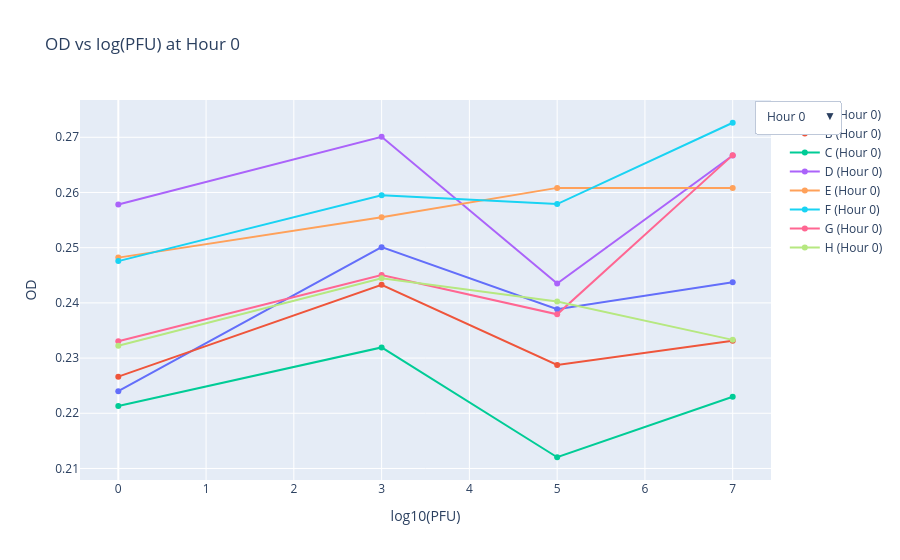

Notebook source saved alongside this figure:
### Code cell
import pandas as pd
import numpy as np
import plotly.graph_objects as go

# PFU values and log10 for x-axis
pfu = [0, 1e3, 1e5, 1e7]
x_val = [0 if p==0 else np.log10(p) for p in pfu]

bio_reps = list('ABCDEFGH')

# Prepare traces for all hours
fig = go.Figure()

for time_idx, row in df_hourly.iterrows():
    if time_idx > 15:
        break

    avg_dict = {}

    for letter in bio_reps:
        table = df_hourly.filter(regex=f'^{letter}')
        table_avg = pd.DataFrame({
            i: table.iloc[:, i*3:(i+1)*3].mean(axis=1) for i in range(4)
        })
        avg_dict[letter] = table_avg.loc[time_idx].values

    # Add a trace for each bio replicate at this hour
    for letter in bio_reps:
        fig.add_trace(
            go.Scatter(
                x=x_val,
                y=avg_dict[letter],
                mode='lines+markers',
                name=f'{letter} (Hour {time_idx})',
                visible=(time_idx==0)  # only hour 0 visible initially
            )
        )

# Create dropdown buttons for each hour
buttons = []
for time_idx in range(16):
    visible = []
    for h in range(16):
        for _ in bio_reps:
            visible.append(h == time_idx)
    buttons.append(dict(
        label=f'Hour {time_idx}',
        method='update',
        args=[{'visible': visible},
              {'title': f'OD vs log(PFU) at Hour {time_idx}'}]
    ))

fig.update_layout(
    updatemenus=[dict(active=0, buttons=buttons, x=1.1, y=1)],
    xaxis_title='log10(PFU)',
    yaxis_title='OD',
    title='OD vs log(PFU) at Hour 0'
)

fig.show()

### Figure 1 — Plotly figure (JSON) as saved in the notebook; plotly's stock layout.template omitted (floating-point values rounded to 4 significant figures)
{"data": [{"mode": "lines+markers", "name": "A (Hour 0)", "type": "scatter", "visible": true, "x": [0, 3, 5, 7], "y": [0.224, 0.2501, 0.2389, 0.2437]}, {"mode": "lines+markers", "name": "B (Hour 0)", "type": "scatter", "visible": true, "x": [0, 3, 5, 7], "y": [0.2266, 0.2433, 0.2288, 0.2331]}, {"mode": "lines+markers", "name": "C (Hour 0)", "type": "scatter", "visible": true, "x": [0, 3, 5, 7], "y": [0.2213, 0.2319, 0.212, 0.223]}, {"mode": "lines+markers", "name": "D (Hour 0)", "type": "scatter", "visible": true, "x": [0, 3, 5, 7], "y": [0.2578, 0.2701, 0.2435, 0.2667]}, {"mode": "lines+markers", "name": "E (Hour 0)", "type": "scatter", "visible": true, "x": [0, 3, 5, 7], "y": [0.2482, 0.2555, 0.2608, 0.2608]}, {"mode": "lines+markers", "name": "F (Hour 0)", "type": "scatter", "visible": true, "x": [0, 3, 5, 7], "y": [0.2476, 0.2595, 0.2579, 0.2726]}, {"mode": "lines+markers", "name": "G (Hour 0)", "type": "scatter", "visible": true, "x": [0, 3, 5, 7], "y": [0.233, 0.245, 0.2379, 0.2668]}, {"mode": "lines+markers", "name": "H (Hour 0)", "type": "scatter", "visible": true, "x": [0, 3, 5, 7], "y": [0.2322, 0.2445, 0.2402, 0.2333]}, {"mode": "lines+markers", "name": "A (Hour 1)", "type": "scatter", "visible": false, "x": [0, 3, 5, 7], "y": [0.2458, 0.2627, 0.2501, 0.2509]}, {"mode": "lines+markers", "name": "B (Hour 1)", "type": "scatter", "visible": false, "x": [0, 3, 5, 7], "y": [0.243, 0.2521, 0.2321, 0.2347]}, {"mode": "lines+markers", "name": "C (Hour 1)", "type": "scatter", "visible": false, "x": [0, 3, 5, 7], "y": [0.2256, 0.2358, 0.2201, 0.2248]}, {"mode": "lines+markers", "name": "D (Hour 1)", "type": "scatter", "visible": false, "x": [0, 3, 5, 7], "y": [0.2681, 0.2759, 0.2469, 0.2683]}, {"mode": "lines+markers", "name": "E (Hour 1)", "type": "scatter", "visible": false, "x": [0, 3, 5, 7], "y": [0.257, 0.2604, 0.276, 0.264]}, {"mode": "lines+markers", "name": "F (Hour 1)", "type": "scatter", "visible": false, "x": [0, 3, 5, 7], "y": [0.2626, 0.2627, 0.2625, 0.2755]}, {"mode": "lines+markers", "name": "G (Hour 1)", "type": "scatter", "visible": false, "x": [0, 3, 5, 7], "y": [0.2388, 0.2485, 0.2411, 0.2625]}, {"mode": "lines+markers", "name": "H (Hour 1)", "type": "scatter", "visible": false, "x": [0, 3, 5, 7], "y": [0.2382, 0.2489, 0.2431, 0.2423]}, {"mode": "lines+markers", "name": "A (Hour 2)", "type": "scatter", "visible": false, "x": [0, 3, 5, 7], "y": [0.2608, 0.2716, 0.2631, 0.2539]}, {"mode": "lines+markers", "name": "B (Hour 2)", "type": "scatter", "visible": false, "x": [0, 3, 5, 7], "y": [0.2601, 0.2665, 0.2457, 0.2406]}, {"mode": "lines+markers", "name": "C (Hour 2)", "type": "scatter", "visible": false, "x": [0, 3, 5, 7], "y": [0.2442, 0.2507, 0.2368, 0.2279]}, {"mode": "lines+markers", "name": "D (Hour 2)", "type": "scatter", "visible": false, "x": [0, 3, 5, 7], "y": [0.2855, 0.2932, 0.2617, 0.275]}, {"mode": "lines+markers", "name": "E (Hour 2)", "type": "scatter", "visible": false, "x": [0, 3, 5, 7], "y": [0.2743, 0.2756, 0.2913, 0.2723]}, {"mode": "lines+markers", "name": "F (Hour 2)", "type": "scatter", "visible": false, "x": [0, 3, 5, 7], "y": [0.2803, 0.2778, 0.2757, 0.2765]}, {"mode": "lines+markers", "name": "G (Hour 2)", "type": "scatter", "visible": false, "x": [0, 3, 5, 7], "y": [0.256, 0.2638, 0.2573, 0.258]}, {"mode": "lines+markers", "name": "H (Hour 2)", "type": "scatter", "visible": false, "x": [0, 3, 5, 7], "y": [0.2526, 0.2661, 0.258, 0.2455]}, {"mode": "lines+markers", "name": "A (Hour 3)", "type": "scatter", "visible": false, "x": [0, 3, 5, 7], "y": [0.2805, 0.2836, 0.2771, 0.2405]}, {"mode": "lines+markers", "name": "B (Hour 3)", "type": "scatter", "visible": false, "x": [0, 3, 5, 7], "y": [0.2782, 0.2864, 0.2617, 0.2266]}, {"mode": "lines+markers", "name": "C (Hour 3)", "type": "scatter", "visible": false, "x": [0, 3, 5, 7], "y": [0.2636, 0.2691, 0.2508, 0.2107]}, {"mode": "lines+markers", "name": "D (Hour 3)", "type": "scatter", "visible": false, "x": [0, 3, 5, 7], "y": [0.3037, 0.3142, 0.2778, 0.269]}, {"mode": "lines+markers", "name": "E (Hour 3)", "type": "scatter", "visible": false, "x": [0, 3, 5, 7], "y": [0.2933, 0.2956, 0.3095, 0.2587]}, {"mode": "lines+markers", "name": "F (Hour 3)", "type": "scatter", "visible": false, "x": [0, 3, 5, 7], "y": [0.298, 0.2959, 0.2916, 0.2553]}, {"mode": "lines+markers", "name": "G (Hour 3)", "type": "scatter", "visible": false, "x": [0, 3, 5, 7], "y": [0.2766, 0.2826, 0.2733, 0.2357]}, {"mode": "lines+markers", "name": "H (Hour 3)", "type": "scatter", "visible": false, "x": [0, 3, 5, 7], "y": [0.2689, 0.2851, 0.2733, 0.231]}, {"mode": "lines+markers", "name": "A (Hour 4)", "type": "scatter", "visible": false, "x": [0, 3, 5, 7], "y": [0.302, 0.2969, 0.2852, 0.2133]}, {"mode": "lines+markers", "name": "B (Hour 4)", "type": "scatter", "visible": false, "x": [0, 3, 5, 7], "y": [0.2976, 0.3069, 0.2702, 0.2043]}, {"mode": "lines+markers", "name": "C (Hour 4)", "type": "scatter", "visible": false, "x": [0, 3, 5, 7], "y": [0.2842, 0.2903, 0.2531, 0.1882]}, {"mode": "lines+markers", "name": "D (Hour 4)", "type": "scatter", "visible": false, "x": [0, 3, 5, 7], "y": [0.3234, 0.3374, 0.2888, 0.2501]}, {"mode": "lines+markers", "name": "E (Hour 4)", "type": "scatter", "visible": false, "x": [0, 3, 5, 7], "y": [0.3141, 0.3157, 0.3291, 0.2367]}, {"mode": "lines+markers", "name": "F (Hour 4)", "type": "scatter", "visible": false, "x": [0, 3, 5, 7], "y": [0.3193, 0.3158, 0.3184, 0.226]}, {"mode": "lines+markers", "name": "G (Hour 4)", "type": "scatter", "visible": false, "x": [0, 3, 5, 7], "y": [0.299, 0.3051, 0.2832, 0.205]}, {"mode": "lines+markers", "name": "H (Hour 4)", "type": "scatter", "visible": false, "x": [0, 3, 5, 7], "y": [0.2873, 0.3058, 0.2855, 0.1951]}, {"mode": "lines+markers", "name": "A (Hour 5)", "type": "scatter", "visible": false, "x": [0, 3, 5, 7], "y": [0.3225, 0.3125, 0.2763, 0.1913]}, {"mode": "lines+markers", "name": "B (Hour 5)", "type": "scatter", "visible": false, "x": [0, 3, 5, 7], "y": [0.317, 0.3246, 0.2583, 0.194]}, {"mode": "lines+markers", "name": "C (Hour 5)", "type": "scatter", "visible": false, "x": [0, 3, 5, 7], "y": [0.3067, 0.3088, 0.2329, 0.1807]}, {"mode": "lines+markers", "name": "D (Hour 5)", "type": "scatter", "visible": false, "x": [0, 3, 5, 7], "y": [0.3445, 0.359, 0.2826, 0.2291]}, {"mode": "lines+markers", "name": "E (Hour 5)", "type": "scatter", "visible": false, "x": [0, 3, 5, 7], "y": [0.3372, 0.3374, 0.3238, 0.2157]}, {"mode": "lines+markers", "name": "F (Hour 5)", "type": "scatter", "visible": false, "x": [0, 3, 5, 7], "y": [0.344, 0.3375, 0.3034, 0.2007]}, {"mode": "lines+markers", "name": "G (Hour 5)", "type": "scatter", "visible": false, "x": [0, 3, 5, 7], "y": [0.3242, 0.3269, 0.2723, 0.1862]}, {"mode": "lines+markers", "name": "H (Hour 5)", "type": "scatter", "visible": false, "x": [0, 3, 5, 7], "y": [0.3069, 0.3277, 0.2845, 0.1736]}, {"mode": "lines+markers", "name": "A (Hour 6)", "type": "scatter", "visible": false, "x": [0, 3, 5, 7], "y": [0.3408, 0.3229, 0.2499, 0.1839]}, {"mode": "lines+markers", "name": "B (Hour 6)", "type": "scatter", "visible": false, "x": [0, 3, 5, 7], "y": [0.3383, 0.3294, 0.2305, 0.1938]}, {"mode": "lines+markers", "name": "C (Hour 6)", "type": "scatter", "visible": false, "x": [0, 3, 5, 7], "y": [0.3301, 0.3224, 0.2102, 0.1792]}, {"mode": "lines+markers", "name": "D (Hour 6)", "type": "scatter", "visible": false, "x": [0, 3, 5, 7], "y": [0.3691, 0.3807, 0.2611, 0.2195]}, {"mode": "lines+markers", "name": "E (Hour 6)", "type": "scatter", "visible": false, "x": [0, 3, 5, 7], "y": [0.3629, 0.3589, 0.3051, 0.2116]}, {"mode": "lines+markers", "name": "F (Hour 6)", "type": "scatter", "visible": false, "x": [0, 3, 5, 7], "y": [0.3708, 0.3591, 0.2826, 0.1954]}, {"mode": "lines+markers", "name": "G (Hour 6)", "type": "scatter", "visible": false, "x": [0, 3, 5, 7], "y": [0.3505, 0.3491, 0.2378, 0.1799]}, {"mode": "lines+markers", "name": "H (Hour 6)", "type": "scatter", "visible": false, "x": [0, 3, 5, 7], "y": [0.3296, 0.3502, 0.2587, 0.1691]}, {"mode": "lines+markers", "name": "A (Hour 7)", "type": "scatter", "visible": false, "x": [0, 3, 5, 7], "y": [0.3626, 0.3236, 0.2216, 0.1806]}, {"mode": "lines+markers", "name": "B (Hour 7)", "type": "scatter", "visible": false, "x": [0, 3, 5, 7], "y": [0.3582, 0.306, 0.2196, 0.1933]}, {"mode": "lines+markers", "name": "C (Hour 7)", "type": "scatter", "visible": false, "x": [0, 3, 5, 7], "y": [0.3546, 0.3141, 0.2044, 0.1773]}, {"mode": "lines+markers", "name": "D (Hour 7)", "type": "scatter", "visible": false, "x": [0, 3, 5, 7], "y": [0.3912, 0.3888, 0.241, 0.216]}, {"mode": "lines+markers", "name": "E (Hour 7)", "type": "scatter", "visible": false, "x": [0, 3, 5, 7], "y": [0.3886, 0.3705, 0.2764, 0.209]}, {"mode": "lines+markers", "name": "F (Hour 7)", "type": "scatter", "visible": false, "x": [0, 3, 5, 7], "y": [0.3945, 0.371, 0.2469, 0.1918]}, {"mode": "lines+markers", "name": "G (Hour 7)", "type": "scatter", "visible": false, "x": [0, 3, 5, 7], "y": [0.3756, 0.3621, 0.2148, 0.1769]}, {"mode": "lines+markers", "name": "H (Hour 7)", "type": "scatter", "visible": false, "x": [0, 3, 5, 7], "y": [0.3503, 0.3604, 0.2202, 0.1664]}, {"mode": "lines+markers", "name": "A (Hour 8)", "type": "scatter", "visible": false, "x": [0, 3, 5, 7], "y": [0.3812, 0.2987, 0.2062, 0.1781]}, {"mode": "lines+markers", "name": "B (Hour 8)", "type": "scatter", "visible": false, "x": [0, 3, 5, 7], "y": [0.3764, 0.2651, 0.2182, 0.191]}, {"mode": "lines+markers", "name": "C (Hour 8)", "type": "scatter", "visible": false, "x": [0, 3, 5, 7], "y": [0.3757, 0.277, 0.203, 0.175]}, {"mode": "lines+markers", "name": "D (Hour 8)", "type": "scatter", "visible": false, "x": [0, 3, 5, 7], "y": [0.4108, 0.3758, 0.2348, 0.2139]}, {"mode": "lines+markers", "name": "E (Hour 8)", "type": "scatter", "visible": false, "x": [0, 3, 5, 7], "y": [0.41, 0.3605, 0.2615, 0.2069]}, {"mode": "lines+markers", "name": "F (Hour 8)", "type": "scatter", "visible": false, "x": [0, 3, 5, 7], "y": [0.4176, 0.3665, 0.2319, 0.189]}, {"mode": "lines+markers", "name": "G (Hour 8)", "type": "scatter", "visible": false, "x": [0, 3, 5, 7], "y": [0.4033, 0.3561, 0.2086, 0.1743]}, {"mode": "lines+markers", "name": "H (Hour 8)", "type": "scatter", "visible": false, "x": [0, 3, 5, 7], "y": [0.3722, 0.3503, 0.2075, 0.1629]}, {"mode": "lines+markers", "name": "A (Hour 9)", "type": "scatter", "visible": false, "x": [0, 3, 5, 7], "y": [0.403, 0.2585, 0.2033, 0.1751]}, {"mode": "lines+markers", "name": "B (Hour 9)", "type": "scatter", "visible": false, "x": [0, 3, 5, 7], "y": [0.3958, 0.2493, 0.216, 0.1877]}, {"mode": "lines+markers", "name": "C (Hour 9)", "type": "scatter", "visible": false, "x": [0, 3, 5, 7], "y": [0.3977, 0.2474, 0.2002, 0.1713]}, {"mode": "lines+markers", "name": "D (Hour 9)", "type": "scatter", "visible": false, "x": [0, 3, 5, 7], "y": [0.4308, 0.3342, 0.2337, 0.2107]}, {"mode": "lines+markers", "name": "E (Hour 9)", "type": "scatter", "visible": false, "x": [0, 3, 5, 7], "y": [0.432, 0.3274, 0.2555, 0.2032]}, {"mode": "lines+markers", "name": "F (Hour 9)", "type": "scatter", "visible": false, "x": [0, 3, 5, 7], "y": [0.4384, 0.333, 0.2276, 0.1849]}, {"mode": "lines+markers", "name": "G (Hour 9)", "type": "scatter", "visible": false, "x": [0, 3, 5, 7], "y": [0.4259, 0.3163, 0.2052, 0.1699]}, {"mode": "lines+markers", "name": "H (Hour 9)", "type": "scatter", "visible": false, "x": [0, 3, 5, 7], "y": [0.3961, 0.3042, 0.2044, 0.1581]}, {"mode": "lines+markers", "name": "A (Hour 10)", "type": "scatter", "visible": false, "x": [0, 3, 5, 7], "y": [0.4215, 0.233, 0.2011, 0.1718]}, {"mode": "lines+markers", "name": "B (Hour 10)", "type": "scatter", "visible": false, "x": [0, 3, 5, 7], "y": [0.4135, 0.2464, 0.2132, 0.1839]}, {"mode": "lines+markers", "name": "C (Hour 10)", "type": "scatter", "visible": false, "x": [0, 3, 5, 7], "y": [0.4165, 0.2418, 0.1979, 0.1672]}, {"mode": "lines+markers", "name": "D (Hour 10)", "type": "scatter", "visible": false, "x": [0, 3, 5, 7], "y": [0.4488, 0.2973, 0.2314, 0.207]}, {"mode": "lines+markers", "name": "E (Hour 10)", "type": "scatter", "visible": false, "x": [0, 3, 5, 7], "y": [0.4512, 0.2864, 0.2526, 0.1989]}, {"mode": "lines+markers", "name": "F (Hour 10)", "type": "scatter", "visible": false, "x": [0, 3, 5, 7], "y": [0.4581, 0.2854, 0.224, 0.1798]}, {"mode": "lines+markers", "name": "G (Hour 10)", "type": "scatter", "visible": false, "x": [0, 3, 5, 7], "y": [0.4477, 0.2674, 0.2022, 0.1653]}, {"mode": "lines+markers", "name": "H (Hour 10)", "type": "scatter", "visible": false, "x": [0, 3, 5, 7], "y": [0.416, 0.2557, 0.2016, 0.1522]}, {"mode": "lines+markers", "name": "A (Hour 11)", "type": "scatter", "visible": false, "x": [0, 3, 5, 7], "y": [0.4416, 0.2253, 0.1992, 0.1681]}, {"mode": "lines+markers", "name": "B (Hour 11)", "type": "scatter", "visible": false, "x": [0, 3, 5, 7], "y": [0.4319, 0.2441, 0.2107, 0.1807]}, {"mode": "lines+markers", "name": "C (Hour 11)", "type": "scatter", "visible": false, "x": [0, 3, 5, 7], "y": [0.4372, 0.24, 0.1957, 0.1637]}, {"mode": "lines+markers", "name": "D (Hour 11)", "type": "scatter", "visible": false, "x": [0, 3, 5, 7], "y": [0.4694, 0.288, 0.229, 0.2032]}, {"mode": "lines+markers", "name": "E (Hour 11)", "type": "scatter", "visible": false, "x": [0, 3, 5, 7], "y": [0.4727, 0.2701, 0.2494, 0.1955]}, {"mode": "lines+markers", "name": "F (Hour 11)", "type": "scatter", "visible": false, "x": [0, 3, 5, 7], "y": [0.478, 0.2622, 0.2214, 0.1759]}, {"mode": "lines+markers", "name": "G (Hour 11)", "type": "scatter", "visible": false, "x": [0, 3, 5, 7], "y": [0.4707, 0.2495, 0.1998, 0.1618]}, {"mode": "lines+markers", "name": "H (Hour 11)", "type": "scatter", "visible": false, "x": [0, 3, 5, 7], "y": [0.4391, 0.2398, 0.1998, 0.1479]}, {"mode": "lines+markers", "name": "A (Hour 12)", "type": "scatter", "visible": false, "x": [0, 3, 5, 7], "y": [0.4577, 0.2234, 0.197, 0.1653]}, {"mode": "lines+markers", "name": "B (Hour 12)", "type": "scatter", "visible": false, "x": [0, 3, 5, 7], "y": [0.449, 0.2408, 0.2079, 0.1784]}, {"mode": "lines+markers", "name": "C (Hour 12)", "type": "scatter", "visible": false, "x": [0, 3, 5, 7], "y": [0.455, 0.2368, 0.193, 0.1608]}, {"mode": "lines+markers", "name": "D (Hour 12)", "type": "scatter", "visible": false, "x": [0, 3, 5, 7], "y": [0.4886, 0.2851, 0.2261, 0.1998]}, {"mode": "lines+markers", "name": "E (Hour 12)", "type": "scatter", "visible": false, "x": [0, 3, 5, 7], "y": [0.4921, 0.267, 0.2458, 0.1925]}, {"mode": "lines+markers", "name": "F (Hour 12)", "type": "scatter", "visible": false, "x": [0, 3, 5, 7], "y": [0.4977, 0.2562, 0.2189, 0.1726]}, {"mode": "lines+markers", "name": "G (Hour 12)", "type": "scatter", "visible": false, "x": [0, 3, 5, 7], "y": [0.4926, 0.2461, 0.1962, 0.1587]}, {"mode": "lines+markers", "name": "H (Hour 12)", "type": "scatter", "visible": false, "x": [0, 3, 5, 7], "y": [0.4582, 0.2363, 0.1969, 0.1442]}, {"mode": "lines+markers", "name": "A (Hour 13)", "type": "scatter", "visible": false, "x": [0, 3, 5, 7], "y": [0.4771, 0.222, 0.1944, 0.1631]}, {"mode": "lines+markers", "name": "B (Hour 13)", "type": "scatter", "visible": false, "x": [0, 3, 5, 7], "y": [0.4653, 0.2373, 0.2047, 0.1762]}, {"mode": "lines+markers", "name": "C (Hour 13)", "type": "scatter", "visible": false, "x": [0, 3, 5, 7], "y": [0.4739, 0.2333, 0.1897, 0.1583]}, {"mode": "lines+markers", "name": "D (Hour 13)", "type": "scatter", "visible": false, "x": [0, 3, 5, 7], "y": [0.5071, 0.2814, 0.223, 0.1966]}, {"mode": "lines+markers", "name": "E (Hour 13)", "type": "scatter", "visible": false, "x": [0, 3, 5, 7], "y": [0.511, 0.264, 0.2421, 0.1901]}, {"mode": "lines+markers", "name": "F (Hour 13)", "type": "scatter", "visible": false, "x": [0, 3, 5, 7], "y": [0.516, 0.2531, 0.2165, 0.1694]}, {"mode": "lines+markers", "name": "G (Hour 13)", "type": "scatter", "visible": false, "x": [0, 3, 5, 7], "y": [0.5114, 0.2435, 0.1922, 0.1558]}, {"mode": "lines+markers", "name": "H (Hour 13)", "type": "scatter", "visible": false, "x": [0, 3, 5, 7], "y": [0.4796, 0.2342, 0.1927, 0.1409]}, {"mode": "lines+markers", "name": "A (Hour 14)", "type": "scatter", "visible": false, "x": [0, 3, 5, 7], "y": [0.496, 0.2215, 0.1915, 0.1616]}, {"mode": "lines+markers", "name": "B (Hour 14)", "type": "scatter", "visible": false, "x": [0, 3, 5, 7], "y": [0.4817, 0.2349, 0.202, 0.1748]}, {"mode": "lines+markers", "name": "C (Hour 14)", "type": "scatter", "visible": false, "x": [0, 3, 5, 7], "y": [0.4891, 0.2308, 0.1868, 0.157]}, {"mode": "lines+markers", "name": "D (Hour 14)", "type": "scatter", "visible": false, "x": [0, 3, 5, 7], "y": [0.5214, 0.278, 0.2195, 0.1946]}, {"mode": "lines+markers", "name": "E (Hour 14)", "type": "scatter", "visible": false, "x": [0, 3, 5, 7], "y": [0.5268, 0.2613, 0.2386, 0.1887]}, {"mode": "lines+markers", "name": "F (Hour 14)", "type": "scatter", "visible": false, "x": [0, 3, 5, 7], "y": [0.5335, 0.2507, 0.213, 0.1675]}, {"mode": "lines+markers", "name": "G (Hour 14)", "type": "scatter", "visible": false, "x": [0, 3, 5, 7], "y": [0.5296, 0.2411, 0.1883, 0.1538]}, {"mode": "lines+markers", "name": "H (Hour 14)", "type": "scatter", "visible": false, "x": [0, 3, 5, 7], "y": [0.4996, 0.2322, 0.1887, 0.1384]}, {"mode": "lines+markers", "name": "A (Hour 15)", "type": "scatter", "visible": false, "x": [0, 3, 5, 7], "y": [0.5131, 0.22, 0.1889, 0.1605]}, {"mode": "lines+markers", "name": "B (Hour 15)", "type": "scatter", "visible": false, "x": [0, 3, 5, 7], "y": [0.4973, 0.2322, 0.2, 0.1735]}, {"mode": "lines+markers", "name": "C (Hour 15)", "type": "scatter", "visible": false, "x": [0, 3, 5, 7], "y": [0.5045, 0.2287, 0.1848, 0.1561]}, {"mode": "lines+markers", "name": "D (Hour 15)", "type": "scatter", "visible": false, "x": [0, 3, 5, 7], "y": [0.5405, 0.2752, 0.2171, 0.1935]}, {"mode": "lines+markers", "name": "E (Hour 15)", "type": "scatter", "visible": false, "x": [0, 3, 5, 7], "y": [0.5437, 0.2582, 0.2357, 0.1872]}, {"mode": "lines+markers", "name": "F (Hour 15)", "type": "scatter", "visible": false, "x": [0, 3, 5, 7], "y": [0.5492, 0.2481, 0.2094, 0.166]}, {"mode": "lines+markers", "name": "G (Hour 15)", "type": "scatter", "visible": false, "x": [0, 3, 5, 7], "y": [0.5459, 0.239, 0.1854, 0.1521]}, {"mode": "lines+markers", "name": "H (Hour 15)", "type": "scatter", "visible": false, "x": [0, 3, 5, 7], "y": [0.5183, 0.2312, 0.1852, 0.1369]}], "layout": {"title": {"text": "OD vs log(PFU) at Hour 0"}, "updatemenus": [{"active": 0, "buttons": [{"args": [{"visible": [true, true, true, true, true, true, true, true, false, false, false, false, false, false, false, false, false, false, false, false, false, false, false, false, false, false, false, false, false, false, false, false, false, false, false, false, false, false, false, false, false, false, false, false, false, false, false, false, false, false, false, false, false, false, false, false, false, false, false, false, false, false, false, false, false, false, false, false, false, false, false, false, false, false, false, false, false, false, false, false, false, false, false, false, false, false, false, false, false, false, false, false, false, false, false, false, false, false, false, false, false, false, false, false, false, false, false, false, false, false, false, false, false, false, false, false, false, false, false, false, false, false, false, false, false, false, false, false]}, {"title": "OD vs log(PFU) at Hour 0"}], "label": "Hour 0", "method": "update"}, {"args": [{"visible": [false, false, false, false, false, false, false, false, true, true, true, true, true, true, true, true, false, false, false, false, false, false, false, false, false, false, false, false, false, false, false, false, false, false, false, false, false, false, false, false, false, false, false, false, false, false, false, false, false, false, false, false, false, false, false, false, false, false, false, false, false, false, false, false, false, false, false, false, false, false, false, false, false, false, false, false, false, false, false, false, false, false, false, false, false, false, false, false, false, false, false, false, false, false, false, false, false, false, false, false, false, false, false, false, false, false, false, false, false, false, false, false, false, false, false, false, false, false, false, false, false, false, false, false, false, false, false, false]}, {"title": "OD vs log(PFU) at Hour 1"}], "label": "Hour 1", "method": "update"}, {"args": [{"visible": [false, false, false, false, false, false, false, false, false, false, false, false, false, false, false, false, true, true, true, true, true, true, true, true, false, false, false, false, false, false, false, false, false, false, false, false, false, false, false, false, false, false, false, false, false, false, false, false, false, false, false, false, false, false, false, false, false, false, false, false, false, false, false, false, false, false, false, false, false, false, false, false, false, false, false, false, false, false, false, false, false, false, false, false, false, false, false, false, false, false, false, false, false, false, false, false, false, false, false, false, false, false, false, false, false, false, false, false, false, false, false, false, false, false, false, false, false, false, false, false, false, false, false, false, false, false, false, false]}, {"title": "OD vs log(PFU) at Hour 2"}], "label": "Hour 2", "method": "update"}, {"args": [{"visible": [false, false, false, false, false, false, false, false, false, false, false, false, false, false, false, false, false, false, false, false, false, false, false, false, true, true, true, true, true, true, true, true, false, false, false, false, false, false, false, false, false, false, false, false, false, false, false, false, false, false, false, false, false, false, false, false, false, false, false, false, false, false, false, false, false, false, false, false, false, false, false, false, false, false, false, false, false, false, false, false, false, false, false, false, false, false, false, false, false, false, false, false, false, false, false, false, false, false, false, false, false, false, false, false, false, false, false, false, false, false, false, false, false, false, false, false, false, false, false, false, false, false, false, false, false, false, false, false]}, {"title": "OD vs log(PFU) at Hour 3"}], "label": "Hour 3", "method": "update"}, {"args": [{"visible": [false, false, false, false, false, false, false, false, false, false, false, false, false, false, false, false, false, false, false, false, false, false, false, false, false, false, false, false, false, false, false, false, true, true, true, true, true, true, true, true, false, false, false, false, false, false, false, false, false, false, false, false, false, false, false, false, false, false, false, false, false, false, false, false, false, false, false, false, false, false, false, false, false, false, false, false, false, false, false, false, false, false, false, false, false, false, false, false, false, false, false, false, false, false, false, false, false, false, false, false, false, false, false, false, false, false, false, false, false, false, false, false, false, false, false, false, false, false, false, false, false, false, false, false, false, false, false, false]}, {"title": "OD vs log(PFU) at Hour 4"}], "label": "Hour 4", "method": "update"}, {"args": [{"visible": [false, false, false, false, false, false, false, false, false, false, false, false, false, false, false, false, false, false, false, false, false, false, false, false, false, false, false, false, false, false, false, false, false, false, false, false, false, false, false, false, true, true, true, true, true, true, true, true, false, false, false, false, false, false, false, false, false, false, false, false, false, false, false, false, false, false, false, false, false, false, false, false, false, false, false, false, false, false, false, false, false, false, false, false, false, false, false, false, false, false, false, false, false, false, false, false, false, false, false, false, false, false, false, false, false, false, false, false, false, false, false, false, false, false, false, false, false, false, false, false, false, false, false, false, false, false, false, false]}, {"title": "OD vs log(PFU) at Hour 5"}], "label": "Hour 5", "method": "update"}, {"args": [{"visible": [false, false, false, false, false, false, false, false, false, false, false, false, false, false, false, false, false, false, false, false, false, false, false, false, false, false, false, false, false, false, false, false, false, false, false, false, false, false, false, false, false, false, false, false, false, false, false, false, true, true, true, true, true, true, true, true, false, false, false, false, false, false, false, false, false, false, false, false, false, false, false, false, false, false, false, false, false, false, false, false, false, false, false, false, false, false, false, false, false, false, false, false, false, false, false, false, false, false, false, false, false, false, false, false, false, false, false, false, false, false, false, false, false, false, false, false, false, false, false, false, false, false, false, false, false, false, false, false]}, {"title": "OD vs log(PFU) at Hour 6"}], "label": "Hour 6", "method": "update"}, {"args": [{"visible": [false, false, false, false, false, false, false, false, false, false, false, false, false, false, false, false, false, false, false, false, false, false, false, false, false, false, false, false, false, false, false, false, false, false, false, false, false, false, false, false, false, false, false, false, false, false, false, false, false, false, false, false, false, false, false, false, true, true, true, true, true, true, true, true, false, false, false, false, false, false, false, false, false, false, false, false, false, false, false, false, false, false, false, false, false, false, false, false, false, false, false, false, false, false, false, false, false, false, false, false, false, false, false, false, false, false, false, false, false, false, false, false, false, false, false, false, false, false, false, false, false, false, false, false, false, false, false, false]}, {"title": "OD vs log(PFU) at Hour 7"}], "label": "Hour 7", "method": "update"}, {"args": [{"visible": [false, false, false, false, false, false, false, false, false, false, false, false, false, false, false, false, false, false, false, false, false, false, false, false, false, false, false, false, false, false, false, false, false, false, false, false, false, false, false, false, false, false, false, false, false, false, false, false, false, false, false, false, false, false, false, false, false, false, false, false, false, false, false, false, true, true, true, true, true, true, true, true, false, false, false, false, false, false, false, false, false, false, false, false, false, false, false, false, false, false, false, false, false, false, false, false, false, false, false, false, false, false, false, false, false, false, false, false, false, false, false, false, false, false, false, false, false, false, false, false, false, false, false, false, false, false, false, false]}, {"title": "OD vs log(PFU) at Hour 8"}], "label": "Hour 8", "method": "update"}, {"args": [{"visible": [false, false, false, false, false, false, false, false, false, false, false, false, false, false, false, false, false, false, false, false, false, false, false, false, false, false, false, false, false, false, false, false, false, false, false, false, false, false, false, false, false, false, false, false, false, false, false, false, false, false, false, false, false, false, false, false, false, false, false, false, false, false, false, false, false, false, false, false, false, false, false, false, true, true, true, true, true, true, true, true, false, false, false, false, false, false, false, false, false, false, false, false, false, false, false, false, false, false, false, false, false, false, false, false, false, false, false, false, false, false, false, false, false, false, false, false, false, false, false, false, false, false, false, false, false, false, false, false]}, {"title": "OD vs log(PFU) at Hour 9"}], "label": "Hour 9", "method": "update"}, {"args": [{"visible": [false, false, false, false, false, false, false, false, false, false, false, false, false, false, false, false, false, false, false, false, false, false, false, false, false, false, false, false, false, false, false, false, false, false, false, false, false, false, false, false, false, false, false, false, false, false, false, false, false, false, false, false, false, false, false, false, false, false, false, false, false, false, false, false, false, false, false, false, false, false, false, false, false, false, false, false, false, false, false, false, true, true, true, true, true, true, true, true, false, false, false, false, false, false, false, false, false, false, false, false, false, false, false, false, false, false, false, false, false, false, false, false, false, false, false, false, false, false, false, false, false, false, false, false, false, false, false, false]}, {"title": "OD vs log(PFU) at Hour 10"}], "label": "Hour 10", "method": "update"}, {"args": [{"visible": [false, false, false, false, false, false, false, false, false, false, false, false, false, false, false, false, false, false, false, false, false, false, false, false, false, false, false, false, false, false, false, false, false, false, false, false, false, false, false, false, false, false, false, false, false, false, false, false, false, false, false, false, false, false, false, false, false, false, false, false, false, false, false, false, false, false, false, false, false, false, false, false, false, false, false, false, false, false, false, false, false, false, false, false, false, false, false, false, true, true, true, true, true, true, true, true, false, false, false, false, false, false, false, false, false, false, false, false, false, false, false, false, false, false, false, false, false, false, false, false, false, false, false, false, false, false, false, false]}, {"title": "OD vs log(PFU) at Hour 11"}], "label": "Hour 11", "method": "update"}, {"args": [{"visible": [false, false, false, false, false, false, false, false, false, false, false, false, false, false, false, false, false, false, false, false, false, false, false, false, false, false, false, false, false, false, false, false, false, false, false, false, false, false, false, false, false, false, false, false, false, false, false, false, false, false, false, false, false, false, false, false, false, false, false, false, false, false, false, false, false, false, false, false, false, false, false, false, false, false, false, false, false, false, false, false, false, false, false, false, false, false, false, false, false, false, false, false, false, false, false, false, true, true, true, true, true, true, true, true, false, false, false, false, false, false, false, false, false, false, false, false, false, false, false, false, false, false, false, false, false, false, false, false]}, {"title": "OD vs log(PFU) at Hour 12"}], "label": "Hour 12", "method": "update"}, {"args": [{"visible": [false, false, false, false, false, false, false, false, false, false, false, false, false, false, false, false, false, false, false, false, false, false, false, false, false, false, false, false, false, false, false, false, false, false, false, false, false, false, false, false, false, false, false, false, false, false, false, false, false, false, false, false, false, false, false, false, false, false, false, false, false, false, false, false, false, false, false, false, false, false, false, false, false, false, false, false, false, false, false, false, false, false, false, false, false, false, false, false, false, false, false, false, false, false, false, false, false, false, false, false, false, false, false, false, true, true, true, true, true, true, true, true, false, false, false, false, false, false, false, false, false, false, false, false, false, false, false, false]}, {"title": "OD vs log(PFU) at Hour 13"}], "label": "Hour 13", "method": "update"}, {"args": [{"visible": [false, false, false, false, false, false, false, false, false, false, false, false, false, false, false, false, false, false, false, false, false, false, false, false, false, false, false, false, false, false, false, false, false, false, false, false, false, false, false, false, false, false, false, false, false, false, false, false, false, false, false, false, false, false, false, false, false, false, false, false, false, false, false, false, false, false, false, false, false, false, false, false, false, false, false, false, false, false, false, false, false, false, false, false, false, false, false, false, false, false, false, false, false, false, false, false, false, false, false, false, false, false, false, false, false, false, false, false, false, false, false, false, true, true, true, true, true, true, true, true, false, false, false, false, false, false, false, false]}, {"title": "OD vs log(PFU) at Hour 14"}], "label": "Hour 14", "method": "update"}, {"args": [{"visible": [false, false, false, false, false, false, false, false, false, false, false, false, false, false, false, false, false, false, false, false, false, false, false, false, false, false, false, false, false, false, false, false, false, false, false, false, false, false, false, false, false, false, false, false, false, false, false, false, false, false, false, false, false, false, false, false, false, false, false, false, false, false, false, false, false, false, false, false, false, false, false, false, false, false, false, false, false, false, false, false, false, false, false, false, false, false, false, false, false, false, false, false, false, false, false, false, false, false, false, false, false, false, false, false, false, false, false, false, false, false, false, false, false, false, false, false, false, false, false, false, true, true, true, true, true, true, true, true]}, {"title": "OD vs log(PFU) at Hour 15"}], "label": "Hour 15", "method": "update"}], "x": 1.1, "y": 1}], "xaxis": {"title": {"text": "log10(PFU)"}}, "yaxis": {"title": {"text": "OD"}}}}
